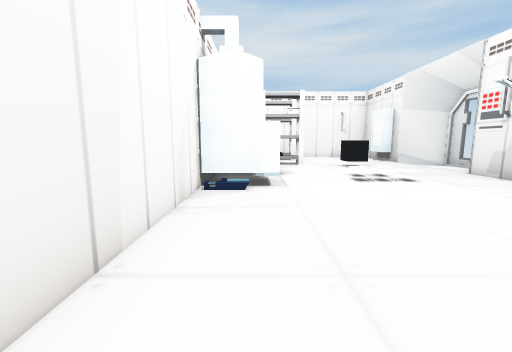
view 1 (above)

16 first-person views from a walk through a 3-D level made in the Unity game engine. The camera is 1.3 m above the floor, tilts 8° down and sees 90° across. The floor is counted in squares, 1 m on a side. Each view is taken from the middle of a square. On the plan, view 1 faces up. The plan holds only what a view shows up to about 13 squares ahead; the rest is blank. The place goes on beyond the plan. The player is left out. Door leaves are left out, so doorways stand open. Some surface patterns are stand-ins.

view 2
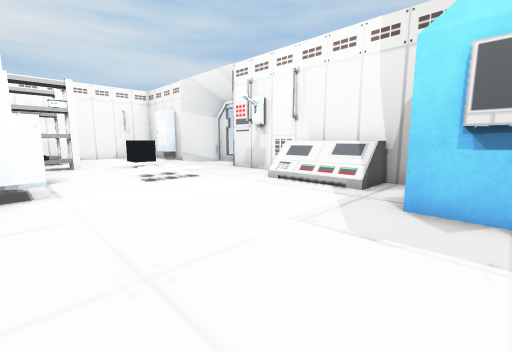

view 3
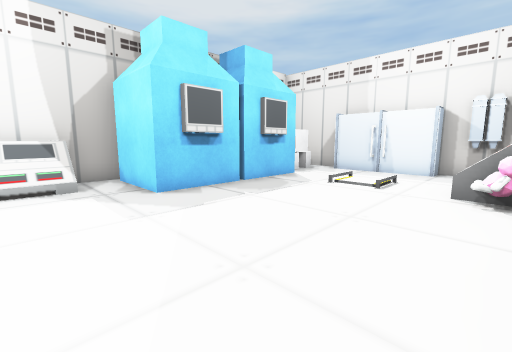

view 4
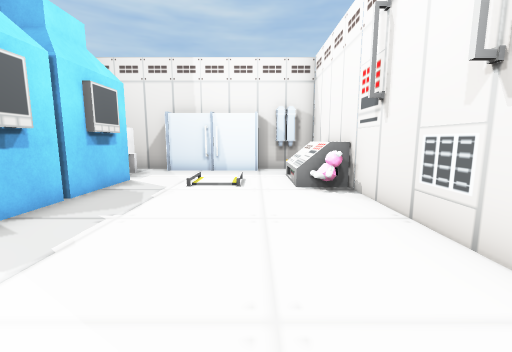

view 5
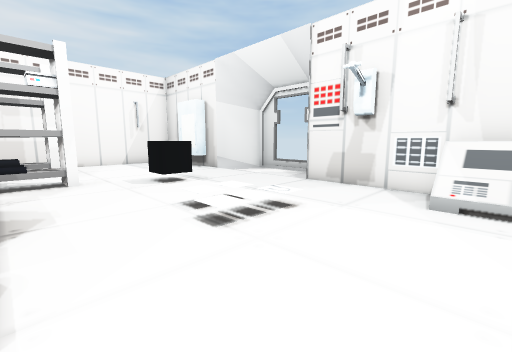

view 6
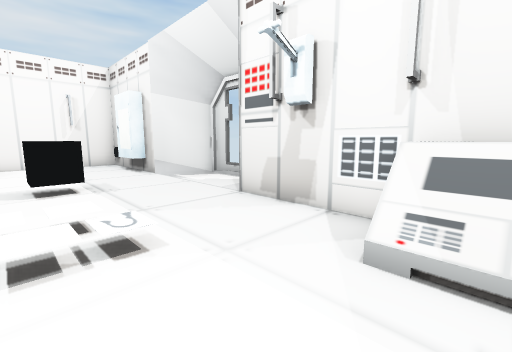

view 7
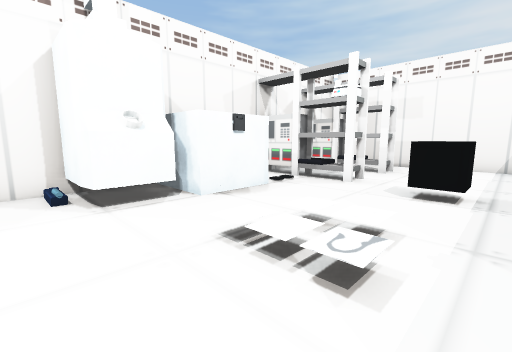

view 8
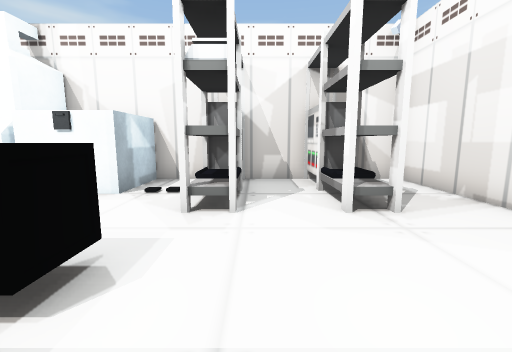

view 9
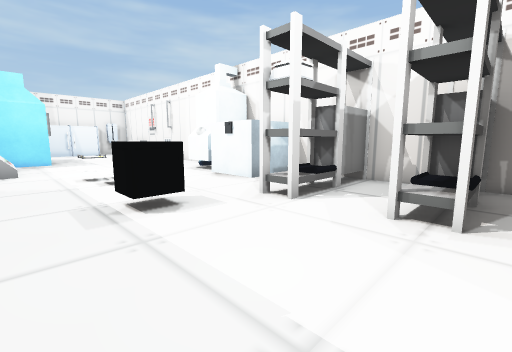

view 10
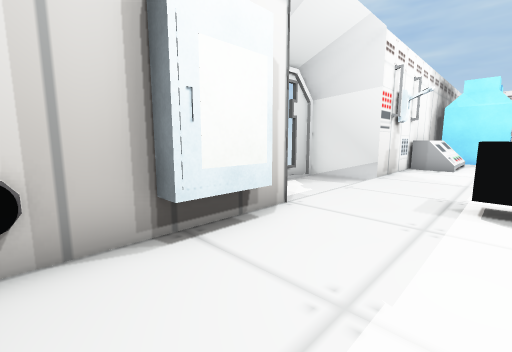

view 11
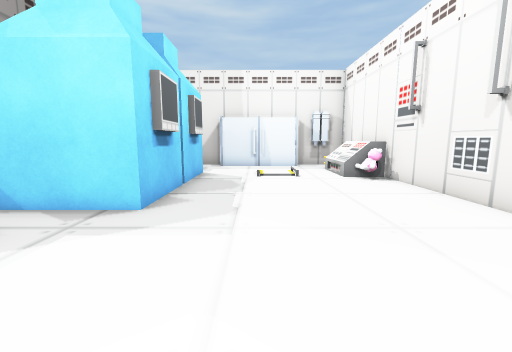

view 12
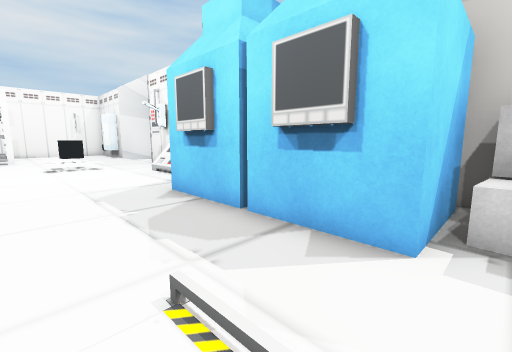

view 13
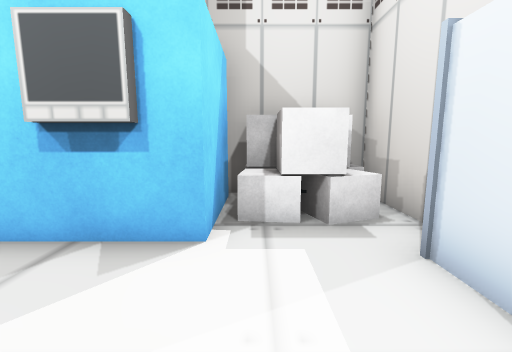

view 14
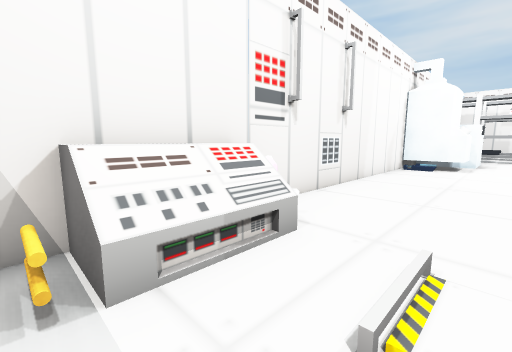

view 15
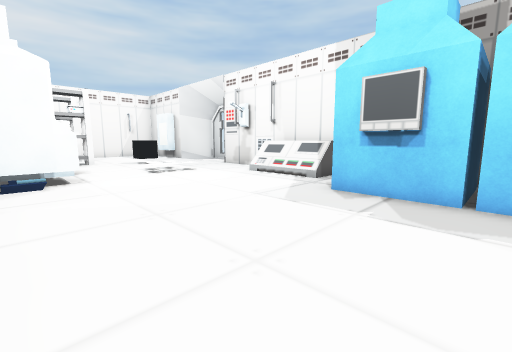

view 16
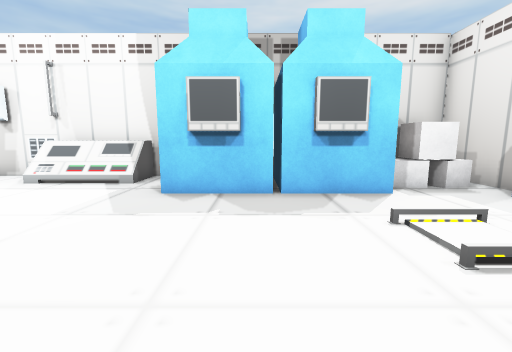

### Floor plan
Key: @ floor where view 1 was taken; # wall or solid block; . floor; D open door; v drop or lower ground; B box; M machine; O other object.
Columns run from 2 left of view 1 to 11 right of it. Each row starts with its distance up from view 1.
 20 v##########
 19 #.........O
 18 #..........#
 17 OOOOO.....
 16 #.........#
 15 #.........###
 14 OOO O........#
 13 #..O...B.....D
 12 #..O.........D
 11 v  #.........#
 10 v  #.......##v
  9 vMM........#
  8 MMM........#
  7 vMM........#
  6 #........OO
  5 #........OO
  4 #........OO
  3 #........OO
  2 #..........#
  1 #......OOOO
  0 #.@....#O
 -1 #......OOOO
 -2 #......OOOO
 -3 vOO....#O
 -4 vOO....OOOO
 -5 vOO.....OOO#
 -6 vO#.....OO #
 -7 vOOOOOOO.O #
 -8 vvOv   v###

Where each view was taken, in squares from view 1:
view 1: 0 up, 0 right, facing up
view 2: 0 up, 0 right, facing up-right
view 3: 4 up, 1 left, facing down-right
view 4: 4 up, 1 right, facing down
view 5: 5 up, 1 right, facing up-right
view 6: 5 up, 4 right, facing up-right
view 7: 6 up, 6 right, facing up-left
view 8: 15 up, 7 right, facing left
view 9: 18 up, 7 right, facing down-left
view 10: 19 up, 5 right, facing down-right
view 11: 6 up, 3 right, facing down
view 12: 5 down, 2 right, facing up-right
view 13: 5 down, 2 right, facing right
view 14: 6 down, 2 right, facing up-left
view 15: 2 down, 1 left, facing up-right
view 16: 1 down, 1 left, facing right
